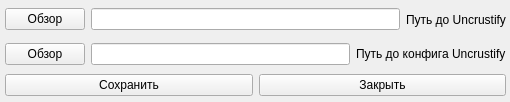
<?xml version="1.0" encoding="UTF-8"?>
<ui version="4.0">
 <class>SettingForm</class>
 <widget class="QWidget" name="SettingForm">
  <property name="geometry">
   <rect>
    <x>0</x>
    <y>0</y>
    <width>510</width>
    <height>102</height>
   </rect>
  </property>
  <property name="windowTitle">
   <string>Настройки</string>
  </property>
  <widget class="QWidget" name="verticalLayoutWidget">
   <property name="geometry">
    <rect>
     <x>0</x>
     <y>0</y>
     <width>511</width>
     <height>101</height>
    </rect>
   </property>
   <layout class="QVBoxLayout" name="verticalLayout">
    <property name="leftMargin">
     <number>5</number>
    </property>
    <property name="topMargin">
     <number>5</number>
    </property>
    <property name="rightMargin">
     <number>5</number>
    </property>
    <property name="bottomMargin">
     <number>5</number>
    </property>
    <item>
     <layout class="QHBoxLayout" name="horizontalLayout_3">
      <item>
       <widget class="QPushButton" name="bOpenPathUC">
        <property name="text">
         <string>Обзор</string>
        </property>
       </widget>
      </item>
      <item>
       <widget class="QLineEdit" name="tbPathToUC">
        <property name="readOnly">
         <bool>true</bool>
        </property>
       </widget>
      </item>
      <item>
       <widget class="QLabel" name="label_2">
        <property name="text">
         <string>Путь до Uncrustify</string>
        </property>
       </widget>
      </item>
     </layout>
    </item>
    <item>
     <layout class="QHBoxLayout" name="horizontalLayout_2">
      <item>
       <widget class="QPushButton" name="bOpenPathCfgUC">
        <property name="text">
         <string>Обзор</string>
        </property>
       </widget>
      </item>
      <item>
       <widget class="QLineEdit" name="tbPathToCfgUC">
        <property name="readOnly">
         <bool>true</bool>
        </property>
       </widget>
      </item>
      <item>
       <widget class="QLabel" name="label">
        <property name="text">
         <string>Путь до конфига Uncrustify</string>
        </property>
       </widget>
      </item>
     </layout>
    </item>
    <item>
     <layout class="QHBoxLayout" name="horizontalLayout">
      <item>
       <widget class="QPushButton" name="bSaveSettings">
        <property name="text">
         <string>Сохранить</string>
        </property>
       </widget>
      </item>
      <item>
       <widget class="QPushButton" name="bCloseSettingsWindow">
        <property name="text">
         <string>Закрыть</string>
        </property>
       </widget>
      </item>
     </layout>
    </item>
   </layout>
  </widget>
 </widget>
 <resources/>
 <connections/>
</ui>
